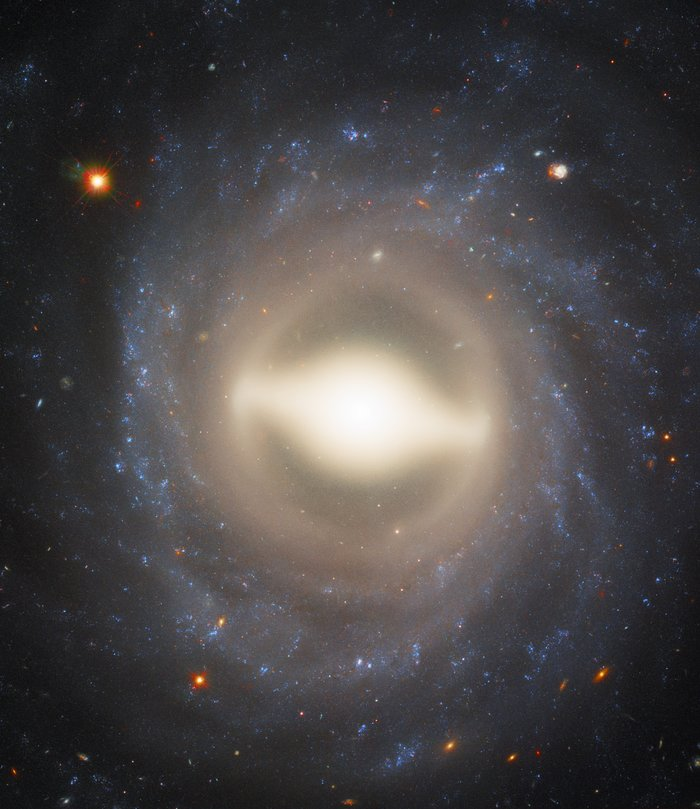
#> input picture data/raw/astro_01.jpg, 700 x 809 px; its folder holds only this picture in this run
$ python main.py
#> lines starting #> are read from the running program, lines starting #| are printed output that depends on the picture
### src/load_image.py
import cv2


def load_image(path):

#> called with path = 'data/raw/astro_01.jpg'
    image = cv2.imread(path)
#> image is the input picture: shape (809, 700, 3); mean B, G, R 70.7, 70.1, 73.5

    if image is None:
        raise ValueError("Image not found")

    print("Image loaded successfully")

    return image

### src/preprocess.py
import cv2


def preprocess_image(image):

    # upscale image
    image = cv2.resize(
        image,
        (1024, 1024),
        interpolation=cv2.INTER_CUBIC
    )
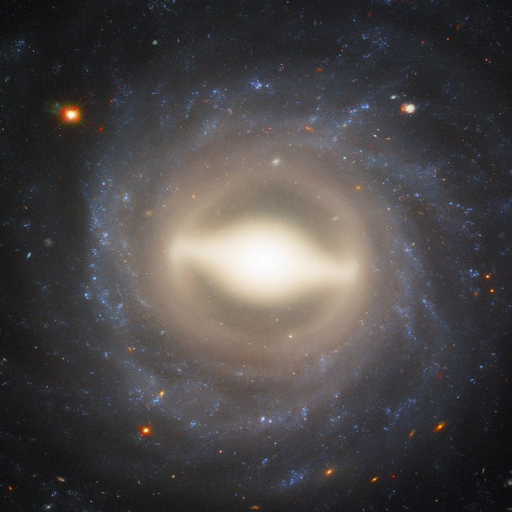
#> image: shape (1024, 1024, 3) (shown at 1/2 size); mean of channels 0, 1, 2 70.7, 70.1, 73.5; drawn as B, G, R

    # improve contrast
    lab = cv2.cvtColor(
        image,
        cv2.COLOR_BGR2LAB
    )
#> lab: shape (1024, 1024, 3); mean of channels 0, 1, 2 74.4, 129.8, 127.8

    l, a, b = cv2.split(lab)
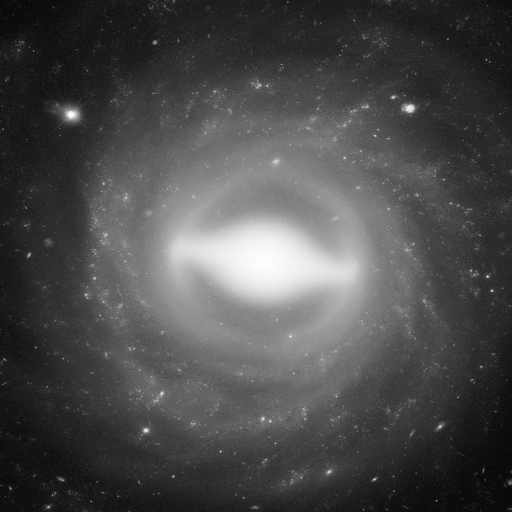
#> l: shape (1024, 1024) (shown at 1/2 size); min 1, max 254, mean 74.4
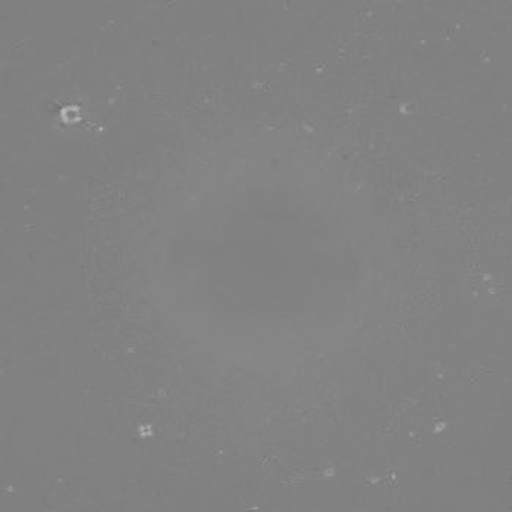
#> a: shape (1024, 1024) (shown at 1/2 size); min 107, max 182, mean 129.8

    clahe = cv2.createCLAHE(
        clipLimit=2.0,
        tileGridSize=(8, 8)
    )

    cl = clahe.apply(l)
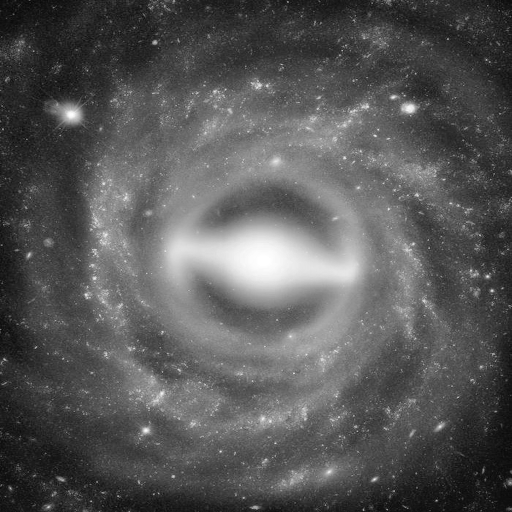
#> cl: shape (1024, 1024) (shown at 1/2 size); min 2, max 255, mean 87

    merged = cv2.merge((cl, a, b))
#> merged: shape (1024, 1024, 3); mean of channels 0, 1, 2 87, 129.8, 127.8

    enhanced_image = cv2.cvtColor(
        merged,
        cv2.COLOR_LAB2BGR
    )
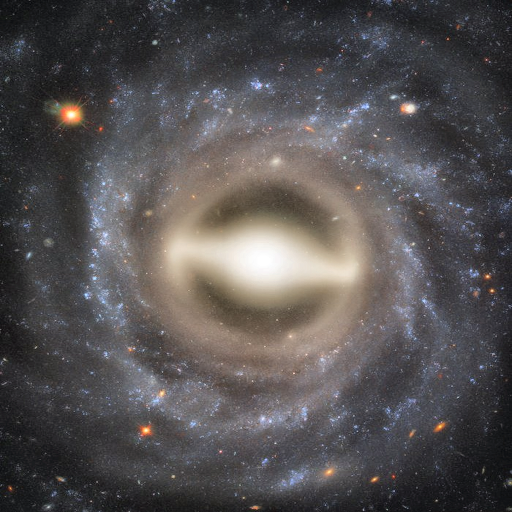
#> enhanced_image: shape (1024, 1024, 3) (shown at 1/2 size); mean B, G, R 81.9, 81.1, 84.5

    return enhanced_image

### src/denoise.py
import cv2


def clean_image(image):

    # mild enhancement
    cleaned = cv2.detailEnhance(
        image,
        sigma_s=5,
        sigma_r=0.05
    )

    return cleaned

### src/evaluate.py
import matplotlib.pyplot as plt
import cv2
import os


def save_comparison(
    original,
    cleaned,
    image_name
):

#> called with image_name = 'astro_01.jpg'
    original_rgb = cv2.cvtColor(
        original,
        cv2.COLOR_BGR2RGB
    )

    cleaned_rgb = cv2.cvtColor(
        cleaned,
        cv2.COLOR_BGR2RGB
    )

    base_name = os.path.splitext(
        image_name
    )[0]

    cv2.imwrite(
        f"outputs/{base_name}_cleaned.png",
        cleaned
    )

    plt.figure(figsize=(10, 5))

    plt.subplot(1, 2, 1)
    plt.imshow(original_rgb)
    plt.title("Original")
    plt.axis("off")

    plt.subplot(1, 2, 2)
    plt.imshow(cleaned_rgb)
    plt.title("Processed")
    plt.axis("off")

    plt.tight_layout()

    plt.savefig(
        f"outputs/{base_name}_comparison.png"
    )

    plt.close()

### main.py
import os

from src.load_image import load_image
from src.preprocess import preprocess_image
from src.denoise import clean_image
from src.evaluate import save_comparison


def main():

    input_folder = "data/raw"

    image_files = os.listdir(input_folder)

    print(f"Found {len(image_files)} images")

    for image_name in image_files:

        image_path = os.path.join(
            input_folder,
            image_name
        )

        print(f"\nProcessing: {image_name}")

        image = load_image(image_path)

        processed_image = preprocess_image(image)

        cleaned_image = clean_image(
            processed_image
        )

        save_comparison(
            image,
            cleaned_image,
            image_name
        )

    print("\nAll images processed successfully.")


if __name__ == "__main__":
    main()
